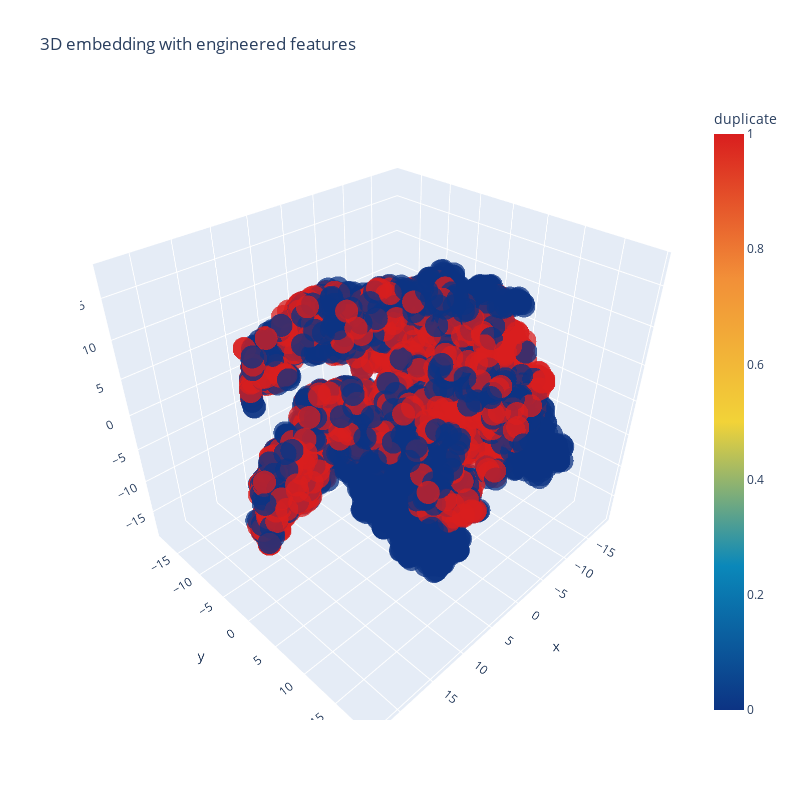

Notebook code cell kept with this figure:
### Code cell
trace1 = go.Scatter3d(
    x=tsne3d[:,0],              # t-SNE feature 1
    y=tsne3d[:,1],              # t-SNE feature 2
    z=tsne3d[:,2],              # t-SNE feature 3
    mode='markers',             # show points
    marker=dict(
        sizemode='diameter',    # marker size based on diameter (default)
        color = y,              # color depends on label (duplicate = 1, non-duplicate = 0)
        colorscale = 'Portland',# choose nice color scale
        colorbar = dict(title='duplicate'), # legend for label
        line=dict(color='rgb(255, 255, 255)'), # white outline around dots
        opacity=0.75            # transparency
    )
)

data = [trace1]

# Layout settings for the figure
layout = dict(
    height=800,
    width=800,
    title='3D embedding with engineered features'
)

# Combine data + layout
fig = dict(data=data, layout=layout)

# Render interactive plot
py.iplot(fig, filename='3DBubble')

### Figure 1 — Plotly figure (JSON) as saved in the notebook; plotly's stock layout.template omitted (floating-point values rounded to 4 significant figures; data arrays with more than 128 entries replaced by an {"elided": "..."} marker saying what was removed)
{"data": [{"marker": {"color": {"elided": "5000 int values"}, "colorbar": {"title": {"text": "duplicate"}}, "colorscale": [[0, "rgb(12,51,131)"], [0.25, "rgb(10,136,186)"], [0.5, "rgb(242,211,56)"], [0.75, "rgb(242,143,56)"], [1, "rgb(217,30,30)"]], "line": {"color": "rgb(255, 255, 255)"}, "opacity": 0.75, "sizemode": "diameter"}, "mode": "markers", "type": "scatter3d", "x": {"elided": "5000 float values"}, "y": {"elided": "5000 float values"}, "z": {"elided": "5000 float values"}}], "layout": {"height": 800, "title": {"text": "3D embedding with engineered features"}, "width": 800}}
